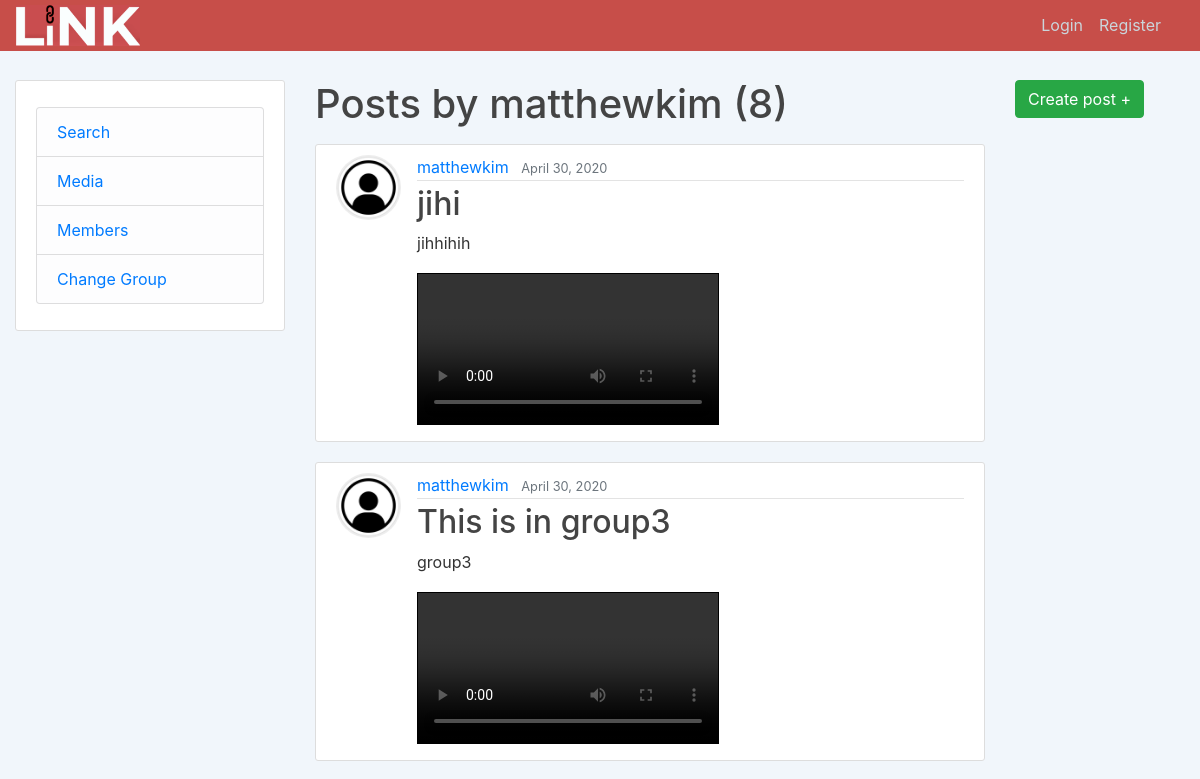
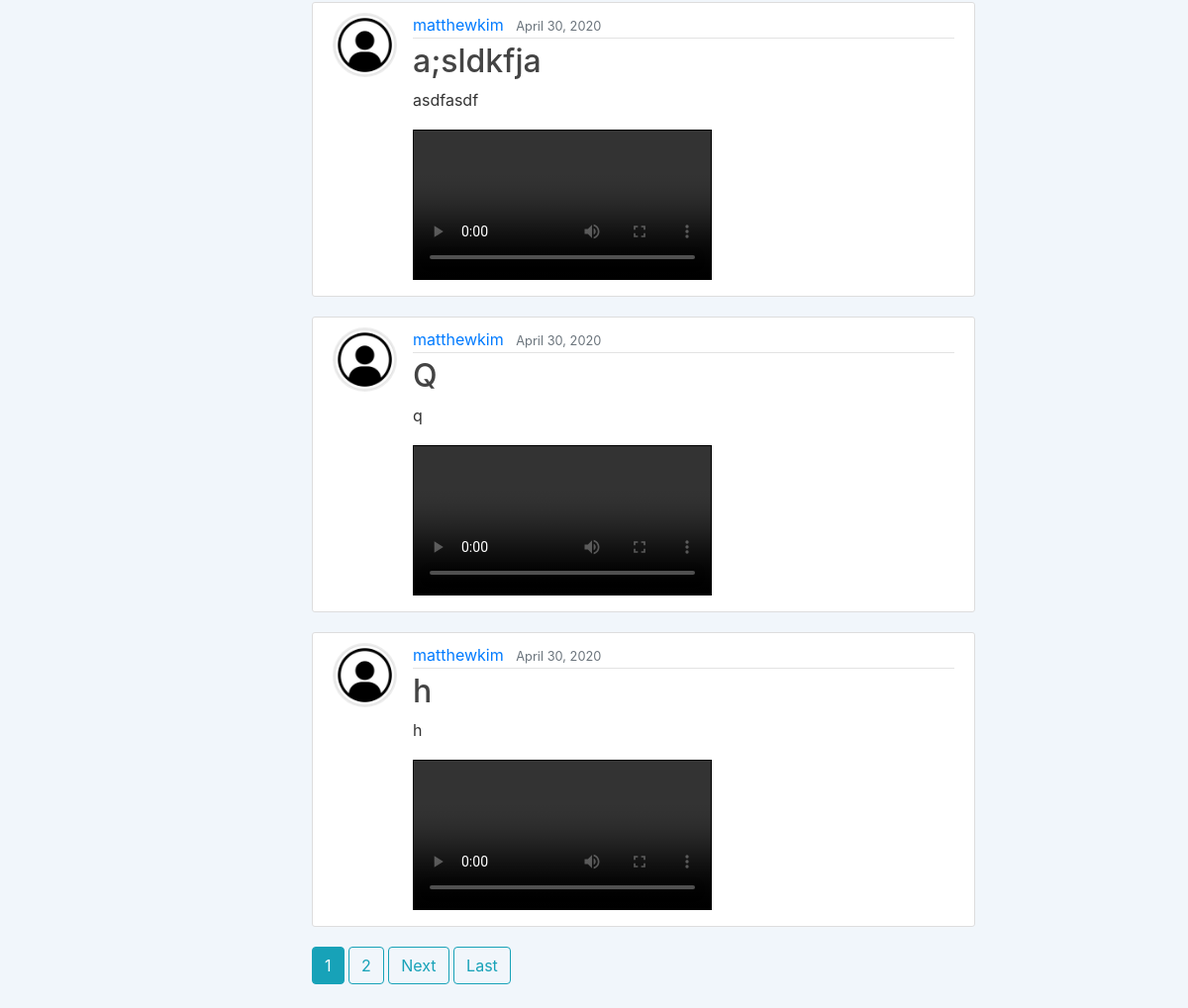
/user/matthewkim, run on the app's committed database (2 pictures, top to bottom).
### journal/models.py (models this page shows, shortened)
class Post(models.Model):
    title = models.CharField(max_length=100)
    content = models.TextField()
    image = models.ImageField(default='NULL', upload_to='profile_pics')
    video = models.FileField(default=getVideo(), upload_to="profile_pics")
    date_posted = models.DateTimeField(default=timezone.now)
    author = models.ForeignKey(User, on_delete=models.CASCADE)
    group_to_post = models.ForeignKey(LinkGroup, on_delete=models.CASCADE, null=True)

### users/models.py (models this page shows, shortened)
class Profile(models.Model):
    user = models.OneToOneField(User, on_delete=models.CASCADE, null=True)
    image = models.ImageField(default='default.jpg', upload_to='profile_pics')
    groups = models.ManyToManyField('groups.LinkGroup', related_name="all_groups")
    current_group_for_user = models.ForeignKey('groups.LinkGroup', on_delete=models.CASCADE, related_name="single_group", null=True)

### journal/views.py (the view)
# urls.py: path('user/<str:username>', UserPostListView.as_view(), name='user-posts'),
class UserPostListView(ListView):
    model = Post
    template_name = 'journal/user_posts.html'  # <app>/<model>_<viewtype>.html
    context_object_name = 'posts'
    paginate_by = 5
    def get_queryset(self):
        user = get_object_or_404(User, username=self.kwargs.get('username'))
        return Post.objects.filter(author=user).order_by('-date_posted')

### journal/templates/journal/user_posts.html (shortened to what this page needs)
{% extends "journal/base.html" %}
{% block content %}
    <h1 class="mb-3">Posts by {{ view.kwargs.username }} ({{ page_obj.paginator.count }})</h1>
    {% for post in posts %}
        <article class="media content-section">
          <img class="rounded-circle article-img" src="{{ post.author.profile.image.url }}">
          <div class="media-body">
            <div class="article-metadata">
              <a class="mr-2" href="{% url 'user-posts' post.author.username %}">{{ post.author }}</a>
              <small class="text-muted">{{ post.date_posted|date:"F d, Y" }}</small>
            </div>
            <h2><a class="article-title" href="{% url 'post-detail' post.id %}">{{ post.title }}</a></h2>
            <p class="article-content">{{ post.content }}</p>
            <video class="post-photos" src="{{ post.video.url }}" controls></video>
          </div>
        </article>
    {% endfor %}
    {% if is_paginated %}
      {% for num in page_obj.paginator.page_range %}
        {% if page_obj.number == num %}
          <a class="btn btn-info mb-4" href="?page={{ num }}">{{ num }}</a>
        {% elif num > page_obj.number|add:'-3' and num < page_obj.number|add:'3' %}
          <a class="btn btn-outline-info mb-4" href="?page={{ num }}">{{ num }}</a>
        {% endif %}
      {% endfor %}
      {% if page_obj.has_next %}
        <a class="btn btn-outline-info mb-4" href="?page={{ page_obj.next_page_number }}">Next</a>
        <a class="btn btn-outline-info mb-4" href="?page={{ page_obj.paginator.num_pages }}">Last</a>
      {% endif %}
    {% endif %}
{% endblock content %}

### journal/templates/journal/base.html (shortened to what this page needs)
{% load static %}
{% load crispy_forms_tags %}
<!DOCTYPE html>
<html>
<head>
  <link rel="stylesheet" href="https://maxcdn.bootstrapcdn.com/bootstrap/4.0.0/css/bootstrap.min.css"
>
  <link rel="stylesheet" type="text/css" href="{% static 'journal/main.css' %}">
</head>
<body>
  <header class="site-header">
    <nav class="navbar navbar-expand-md navbar-dark bg-steel fixed-top no-pad">
      <a class="navbar-brand mr-4" href="{% url 'journal-home' %}"><img class="logo" src="/media/LiNK.png" /></a>
      <div class="container-fluid">
        <div class="collapse navbar-collapse" id="navbarToggle">
          <div class="navbar-nav">
            {% if user.is_authenticated %}
            <a class="nav-item nav-link" href="{% url 'create_group' %}">Create Group</a>
            <a class="nav-item nav-link" href="{% url 'join_group' %}">Join Group</a>
            <a class="nav-item nav-link" href="{% url 'profile' %}">Profile</a>
            <a class="nav-item nav-link" href="{% url 'logout' %}">Logout</a>
            {% else %}
            <a class="nav-item nav-link" href="{% url 'login' %}">Login</a>
            <a class="nav-item nav-link" href="{% url 'register' %}">Register</a>
            {% endif %}
          </div>
        </div>
      </div>
    </nav>
  </header>
  <main role="main" class="container-fluid">
    <div class="row">
      <div class="col-md-3">
        <div class="content-section">
          <p class='text-muted'>
            <ul class="list-group">
              <li class="list-group-item list-group-item-light"><a href="http://127.0.0.1:8000/user-search">Search</a></li>
              <li class="list-group-item list-group-item-light"><a href="http://127.0.0.1:8000/user-photos">Media</a></li>
              <li class="list-group-item list-group-item-light"><a href="{% url 'members_group' %}">Members</a></li>
              <li class="list-group-item list-group-item-light"><a href="{% url 'change_group' %}">Change Group</a></li>
            </ul>
          </p>
        </div>
      </div>
      <div class="col-md-7">
        {% block content %}{% endblock %}
      </div>
      <div class="col-md-2">
        <a href="{% url 'post-create' %}" type="button" class="btn btn-success" aria-haspopup="true"
          aria-expanded="false">
          Create post +
        </a>
      </div>
    </div>
  </main>
</body>
</html>

### journal/static/journal/main.css (style rules this page uses)
body { background: rgb(241, 246, 251); color: #333333; margin-top: 5rem; }
h1, h2, h3, h4, h5, h6 { color: #444444; }
ul { margin: 0; }
.bg-steel { background-color: rgb(199, 78, 73); }
.site-header .navbar-nav .nav-link { color: #cbd5db; }
.content-section { background: #ffffff; padding: 10px 20px; border: 1px solid #dddddd; border-radius: 3px; margin-bottom: 20px; }
.article-title { color: #444444; }
.article-content { white-space: pre-line; }
.article-img { height: 65px; width: 65px; margin-right: 16px; }
.article-metadata { padding-bottom: 1px; margin-bottom: 4px; border-bottom: 1px solid #e3e3e3 }
.post-photos { max-width: 100%; }
.no-pad { padding-top: 0px; padding-bottom: 0px; }
.logo { max-width: 40%; max-height: 40%; }
video { margin-top: 2px; border: 1px solid black; }

### data on the page
Post: author.profile.image (placeholder picture), author "matthewkim", date_posted "April 30, 2020", title "jihi", content "jihhihih"
Post: author.profile.image (placeholder picture), author "matthewkim", date_posted "April 30, 2020", title "This is in group3", content "group3"
Post: author.profile.image (placeholder picture), author "matthewkim", date_posted "April 30, 2020", title "a;sldkfja", content "asdfasdf"
Post: author.profile.image (placeholder picture), author "matthewkim", date_posted "April 30, 2020", title "Q", content "q"
Post: author.profile.image (placeholder picture), author "matthewkim", date_posted "April 30, 2020", title "h", content "h"

### other printed values
{{ view.kwargs.username }} "matthewkim"
{{ page_obj.paginator.count }} "8"
{{ num }} "1"
{{ num }} "2"
